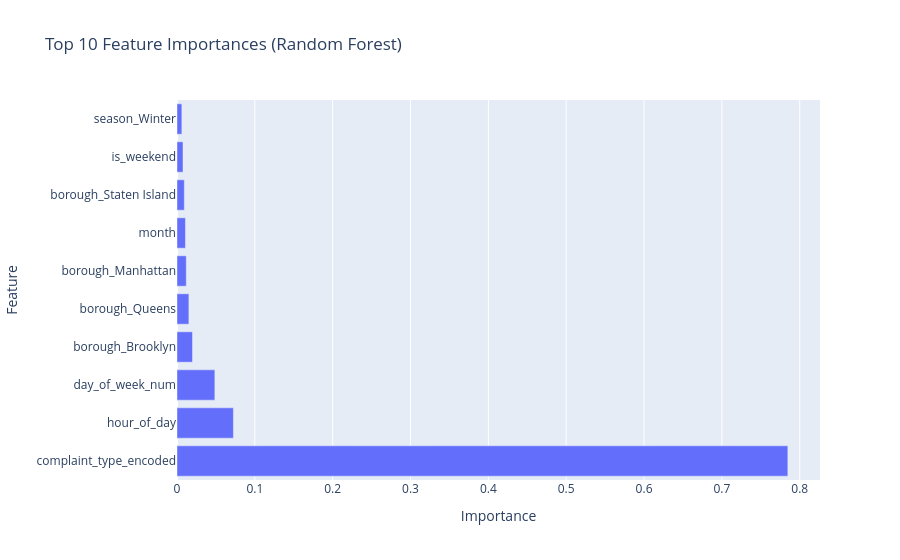

Notebook code cell kept with this figure:
### Code cell
importances = pd.Series(rf.feature_importances_, index=X_train_encoded.columns)
importances = importances.sort_values(ascending=False)

print(importances.head(10))

import plotly.express as px
fig = px.bar(
    importances.head(10).reset_index(),
    x=0, y='index', orientation='h',
    title='Top 10 Feature Importances (Random Forest)',
    labels={'0': 'Importance', 'index': 'Feature'}
)
fig.show()

### Figure 1 — Plotly figure (JSON) as saved in the notebook; plotly's stock layout.template omitted (floating-point values rounded to 4 significant figures)
{"data": [{"hovertemplate": "Importance=%{x}<br>Feature=%{y}<extra></extra>", "legendgroup": "", "marker": {"color": "#636efa", "pattern": {"shape": ""}}, "name": "", "orientation": "h", "showlegend": false, "textposition": "auto", "type": "bar", "x": [0.7847, 0.07247, 0.04862, 0.01991, 0.01527, 0.0119, 0.01084, 0.009404, 0.00775, 0.006232], "xaxis": "x", "y": ["complaint_type_encoded", "hour_of_day", "day_of_week_num", "borough_Brooklyn", "borough_Queens", "borough_Manhattan", "month", "borough_Staten Island", "is_weekend", "season_Winter"], "yaxis": "y"}], "layout": {"barmode": "relative", "legend": {"tracegroupgap": 0}, "title": {"text": "Top 10 Feature Importances (Random Forest)"}, "xaxis": {"anchor": "y", "domain": [0, 1], "title": {"text": "Importance"}}, "yaxis": {"anchor": "x", "domain": [0, 1], "title": {"text": "Feature"}}}}
